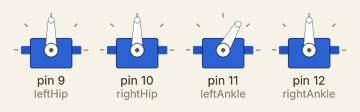
Simulated run of this sketch. Board: Arduino Uno, built with avr-gcc and run on an emulated ATmega328P. On the bench: 4 × servo.

Above: at 1.1 s.
At 6.6 s:
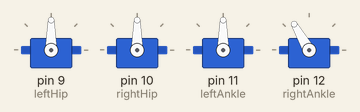
At 14.1 s:
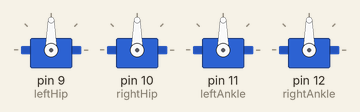
At 21.1 s:
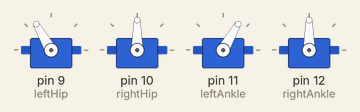
At 29.6 s:
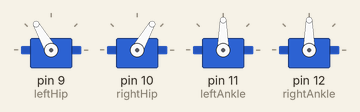
At 38.6 s:
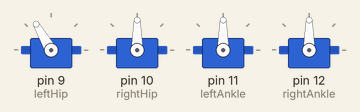
Timing chart, 0 to 40.0 s (numbered marks = the images above):
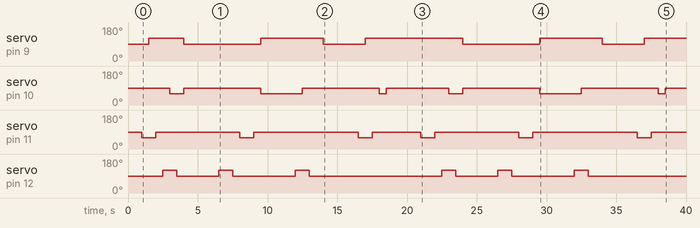

The sketch:

fullmotion_bipedalRobot.ino
```cpp
#include <Servo.h>

// Define the servos
Servo leftHip;
Servo rightHip;
Servo leftAnkle;
Servo rightAnkle;

// Define the positions for walking
int leftHipForward = 90;
int leftHipBackward = 120;
int rightHipForward = 90;
int rightHipBackward = 60;
int leftAnkleUp = 90;
int leftAnkleDown = 60;
int rightAnkleUp = 90;
int rightAnkleDown = 120;

void setup() {
  // Attach the servos to their pins
  leftHip.attach(9);
  rightHip.attach(10);
  leftAnkle.attach(11);
  rightAnkle.attach(12);

  // Initialize the robot in a standing position
  leftHip.write(leftHipForward);
  rightHip.write(rightHipForward);
  leftAnkle.write(leftAnkleUp);
  rightAnkle.write(rightAnkleUp);

  delay(1000); // Wait for the robot to stabilize
}

void loop() {
  walkForward();
  delay(2000);
  walkBackward();
  delay(2000);
  turnLeft();
  delay(2000);
  turnRight();
  delay(2000);
}

void walkForward() {
  // Step 1: Lift left leg and move forward
  leftAnkle.write(leftAnkleDown);
  delay(500);
  leftHip.write(leftHipBackward);
  delay(500);
  leftAnkle.write(leftAnkleUp);
  delay(500);

  // Step 2: Lift right leg and move forward
  rightAnkle.write(rightAnkleDown);
  delay(500);
  rightHip.write(rightHipBackward);
  delay(500);
  rightAnkle.write(rightAnkleUp);
  delay(500);

  // Step 3: Return legs to original position
  leftHip.write(leftHipForward);
  rightHip.write(rightHipForward);
  delay(500);
}

void walkBackward() {
  // Step 1: Lift right leg and move backward
  rightAnkle.write(rightAnkleDown);
  delay(500);
  rightHip.write(rightHipForward);
  delay(500);
  rightAnkle.write(rightAnkleUp);
  delay(500);

  // Step 2: Lift left leg and move backward
  leftAnkle.write(leftAnkleDown);
  delay(500);
  leftHip.write(leftHipForward);
  delay(500);
  leftAnkle.write(leftAnkleUp);
  delay(500);

  // Step 3: Return legs to original position
  rightHip.write(rightHipBackward);
  leftHip.write(leftHipBackward);
  delay(500);
}

void turnLeft() {
  // Step 1: Lift right leg and turn left
  rightAnkle.write(rightAnkleDown);
  delay(500);
  rightHip.write(rightHipForward);
  delay(500);
  rightAnkle.write(rightAnkleUp);
  delay(500);

  // Step 2: Move left leg slightly to turn left
  leftHip.write(leftHipBackward);
  delay(500);
  leftHip.write(leftHipForward);
  delay(500);
}

void turnRight() {
  // Step 1: Lift left leg and turn right
  leftAnkle.write(leftAnkleDown);
  delay(500);
  leftHip.write(leftHipBackward);
  delay(500);
  leftAnkle.write(leftAnkleUp);
  delay(500);

  // Step 2: Move right leg slightly to turn right
  rightHip.write(rightHipBackward);
  delay(500);
  rightHip.write(rightHipForward);
  delay(500);
}
```

Measured:
- by itself, servo on pin 9 (leftHip): 90° → 120° at 1.5 s, → 90° 2.5 s later, → 120° 5.5 s later, → 90° 4.5 s later, … (9 changes in this stretch)
- by itself, servo on pin 10 (rightHip): 90° → 60° at 3.0 s, → 90° 1.0 s later, → 60° 5.5 s later, → 90° 3.0 s later, … (12 changes in this stretch)
- by itself, servo on pin 11 (leftAnkle): 90° → 60° at 1.0 s, → 90° 1.0 s later, → 60° 6.0 s later, → 90° 1.0 s later, … (12 changes in this stretch)
- by itself, servo on pin 12 (rightAnkle): 90° → 120° at 2.5 s, → 90° 1.0 s later, → 120° 3.0 s later, → 90° 1.0 s later, … (12 changes in this stretch)
